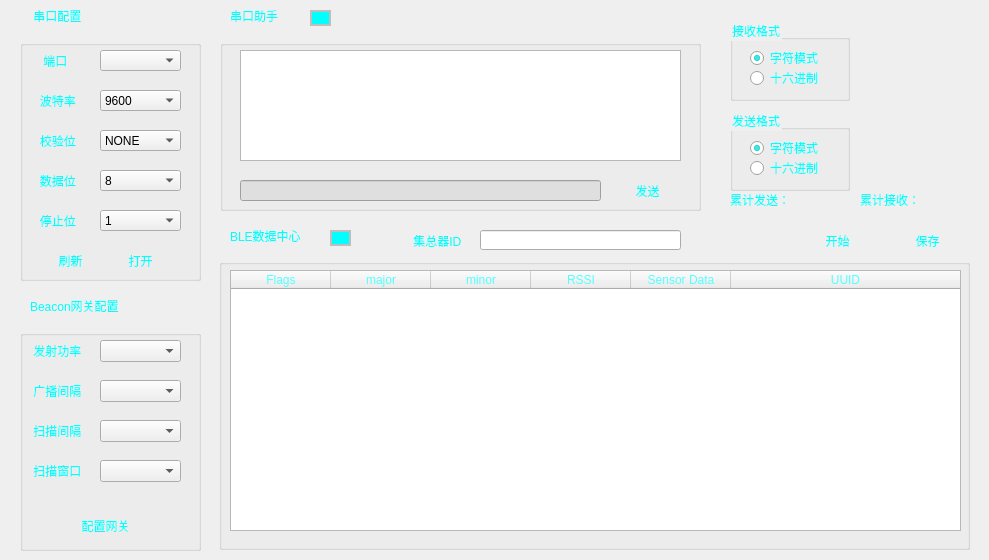
   <widget class="QWidget" name="page1">
    <widget class="QGroupBox" name="groupBox1">
     <property name="geometry">
      <rect>
       <x>20</x>
       <y>40</y>
       <width>181</width>
       <height>241</height>
      </rect>
     </property>
     <property name="styleSheet">
      <string notr="true"/>
     </property>
     <property name="title">
      <string/>
     </property>
     <widget class="QLabel" name="label">
      <property name="geometry">
       <rect>
        <x>10</x>
        <y>10</y>
        <width>71</width>
        <height>21</height>
       </rect>
      </property>
      <property name="styleSheet">
       <string notr="true">
font: 75 10pt &quot;微软雅黑&quot;;

color: rgb(0, 255, 255);</string>
      </property>
      <property name="text">
       <string>    端口</string>
      </property>
     </widget>
     <widget class="QLabel" name="label_2">
      <property name="geometry">
       <rect>
        <x>10</x>
        <y>50</y>
        <width>71</width>
        <height>21</height>
       </rect>
      </property>
      <property name="styleSheet">
       <string notr="true">
font: 75 10pt &quot;微软雅黑&quot;;

color: rgb(0, 255, 255);</string>
      </property>
      <property name="text">
       <string>   波特率</string>
      </property>
     </widget>
     <widget class="QLabel" name="label_3">
      <property name="geometry">
       <rect>
        <x>10</x>
        <y>90</y>
        <width>71</width>
        <height>21</height>
       </rect>
      </property>
      <property name="styleSheet">
       <string notr="true">
font: 75 10pt &quot;微软雅黑&quot;;

color: rgb(0, 255, 255);</string>
      </property>
      <property name="text">
       <string>   校验位</string>
      </property>
     </widget>
     <widget class="QLabel" name="label_4">
      <property name="geometry">
       <rect>
        <x>10</x>
        <y>130</y>
        <width>71</width>
        <height>21</height>
       </rect>
      </property>
      <property name="styleSheet">
       <string notr="true">
font: 75 10pt &quot;微软雅黑&quot;;

color: rgb(0, 255, 255);</string>
      </property>
      <property name="text">
       <string>   数据位</string>
      </property>
     </widget>
     <widget class="QLabel" name="label_9">
      <property name="geometry">
       <rect>
        <x>10</x>
        <y>170</y>
        <width>71</width>
        <height>21</height>
       </rect>
      </property>
      <property name="styleSheet">
       <string notr="true">
font: 75 10pt &quot;微软雅黑&quot;;
color: rgb(0, 255, 255);</string>
      </property>
      <property name="text">
       <string>   停止位</string>
      </property>
     </widget>
     <widget class="QComboBox" name="comboBox_serialport">
      <property name="geometry">
       <rect>
        <x>80</x>
        <y>10</y>
        <width>81</width>
        <height>21</height>
       </rect>
      </property>
      <property name="styleSheet">
       <string notr="true">
selection-color: rgb(85, 170, 255);
selection-background-color: rgb(40, 40, 40);</string>
      </property>
     </widget>
     <widget class="QComboBox" name="comboBox_baund">
      <property name="geometry">
       <rect>
        <x>80</x>
        <y>50</y>
        <width>81</width>
        <height>21</height>
       </rect>
      </property>
      <property name="styleSheet">
       <string notr="true">
selection-color: rgb(85, 170, 255);
selection-background-color: rgb(40, 40, 40);</string>
      </property>
      <property name="currentIndex">
       <number>3</number>
      </property>
      <item>
       <property name="text">
        <string>1200</string>
       </property>
      </item>
      <item>
       <property name="text">
        <string>2400</string>
       </property>
      </item>
      <item>
       <property name="text">
        <string>4800</string>
       </property>
      </item>
      <item>
       <property name="text">
        <string>9600</string>
       </property>
      </item>
      <item>
       <property name="text">
        <string>19200</string>
       </property>
      </item>
      <item>
       <property name="text">
        <string>38400</string>
       </property>
      </item>
      <item>
       <property name="text">
        <string>57600</string>
       </property>
      </item>
      <item>
       <property name="text">
        <string>115200</string>
       </property>
      </item>
     </widget>
     <widget class="QComboBox" name="comboBox_checkbit">
      <property name="geometry">
       <rect>
        <x>80</x>
        <y>90</y>
        <width>81</width>
        <height>21</height>
       </rect>
      </property>
      <property name="styleSheet">
       <string notr="true">selection-color: rgb(85, 170, 255);
selection-background-color: rgb(40, 40, 40);</string>
      </property>
      <item>
       <property name="text">
        <string>NONE</string>
       </property>
      </item>
      <item>
       <property name="text">
        <string>ODD</string>
       </property>
      </item>
      <item>
       <property name="text">
        <string>EVE</string>
       </property>
      </item>
     </widget>
     <widget class="QComboBox" name="comboBox_databit">
      <property name="geometry">
       <rect>
        <x>80</x>
        <y>130</y>
        <width>81</width>
        <height>21</height>
       </rect>
      </property>
      <property name="styleSheet">
       <string notr="true">selection-color: rgb(85, 170, 255);
selection-background-color: rgb(40, 40, 40);</string>
      </property>
      <item>
       <property name="text">
        <string>8</string>
       </property>
      </item>
      <item>
       <property name="text">
        <string>7</string>
       </property>
      </item>
      <item>
       <property name="text">
        <string>6</string>
       </property>
      </item>
     </widget>
     <widget class="QComboBox" name="comboBox_stopbit">
      <property name="geometry">
       <rect>
        <x>80</x>
        <y>170</y>
        <width>81</width>
        <height>21</height>
       </rect>
      </property>
      <property name="styleSheet">
       <string notr="true">selection-color: rgb(85, 170, 255);
selection-background-color: rgb(40, 40, 40);</string>
      </property>
      <property name="currentIndex">
       <number>1</number>
      </property>
      <item>
       <property name="text">
        <string>0</string>
       </property>
      </item>
      <item>
       <property name="text">
        <string>1</string>
       </property>
      </item>
      <item>
       <property name="text">
        <string>2</string>
       </property>
      </item>
     </widget>
     <widget class="QPushButton" name="pushButton_refresh">
      <property name="geometry">
       <rect>
        <x>20</x>
        <y>210</y>
        <width>61</width>
        <height>21</height>
       </rect>
      </property>
      <property name="styleSheet">
       <string notr="true">font: 75 10pt &quot;微软雅黑&quot;;


color: rgb(0, 255, 255);</string>
      </property>
      <property name="text">
       <string>刷新</string>
      </property>
      <property name="flat">
       <bool>true</bool>
      </property>
     </widget>
     <widget class="QPushButton" name="pushButton_openserial">
      <property name="geometry">
       <rect>
        <x>90</x>
        <y>210</y>
        <width>61</width>
        <height>21</height>
       </rect>
      </property>
      <property name="styleSheet">
       <string notr="true">font: 75 10pt &quot;微软雅黑&quot;;

color: rgb(0, 255, 255);</string>
      </property>
      <property name="text">
       <string>打开</string>
      </property>
      <property name="flat">
       <bool>true</bool>
      </property>
     </widget>
    </widget>
    <widget class="QLabel" name="label_5">
     <property name="geometry">
      <rect>
       <x>230</x>
       <y>0</y>
       <width>81</width>
       <height>31</height>
      </rect>
     </property>
     <property name="styleSheet">
      <string notr="true">
font: 75 12pt &quot;微软雅黑&quot;;

color: rgb(0, 255, 255);
</string>
     </property>
     <property name="text">
      <string>串口助手</string>
     </property>
    </widget>
    <widget class="QLabel" name="label_10">
     <property name="geometry">
      <rect>
       <x>30</x>
       <y>290</y>
       <width>171</width>
       <height>31</height>
      </rect>
     </property>
     <property name="styleSheet">
      <string notr="true">
font: 75 12pt &quot;微软雅黑&quot;;

color: rgb(0, 255, 255);</string>
     </property>
     <property name="text">
      <string>Beacon网关配置</string>
     </property>
    </widget>
    <widget class="QLabel" name="label_11">
     <property name="geometry">
      <rect>
       <x>20</x>
       <y>0</y>
       <width>121</width>
       <height>31</height>
      </rect>
     </property>
     <property name="styleSheet">
      <string notr="true">

font: 75 12pt &quot;微软雅黑&quot;;

color: rgb(0, 255, 255);</string>
     </property>
     <property name="text">
      <string>    串口配置</string>
     </property>
    </widget>
    <widget class="QLabel" name="label_12">
     <property name="geometry">
      <rect>
       <x>230</x>
       <y>220</y>
       <width>111</width>
       <height>31</height>
      </rect>
     </property>
     <property name="styleSheet">
      <string notr="true">
font: 75 12pt &quot;微软雅黑&quot;;

color: rgb(0, 255, 255);</string>
     </property>
     <property name="text">
      <string>BLE数据中心</string>
     </property>
    </widget>
    <widget class="QLabel" name="label_14">
     <property name="geometry">
      <rect>
       <x>400</x>
       <y>230</y>
       <width>81</width>
       <height>21</height>
      </rect>
     </property>
     <property name="styleSheet">
      <string notr="true">
font: 75 10pt &quot;微软雅黑&quot;;

color: rgb(0, 255, 255);</string>
     </property>
     <property name="text">
      <string>    集总器ID</string>
     </property>
    </widget>
    <widget class="QLineEdit" name="lineEdit_collectorID1">
     <property name="geometry">
      <rect>
       <x>480</x>
       <y>230</y>
       <width>201</width>
       <height>20</height>
      </rect>
     </property>
     <property name="styleSheet">
      <string notr="true">border-image: url(:/images/back/back10.jpg);
color: rgb(0, 255, 255);
font: 9pt &quot;微软雅黑&quot;;</string>
     </property>
     <property name="text">
      <string/>
     </property>
    </widget>
    <widget class="QGroupBox" name="groupBox2">
     <property name="geometry">
      <rect>
       <x>20</x>
       <y>330</y>
       <width>181</width>
       <height>221</height>
      </rect>
     </property>
     <property name="styleSheet">
      <string notr="true"/>
     </property>
     <property name="title">
      <string/>
     </property>
     <widget class="QComboBox" name="comboBox_power1">
      <property name="geometry">
       <rect>
        <x>80</x>
        <y>10</y>
        <width>81</width>
        <height>22</height>
       </rect>
      </property>
      <property name="styleSheet">
       <string notr="true">selection-color: rgb(85, 170, 255);
selection-background-color: rgb(40, 40, 40);</string>
      </property>
     </widget>
     <widget class="QLabel" name="label_13">
      <property name="geometry">
       <rect>
        <x>10</x>
        <y>10</y>
        <width>71</width>
        <height>21</height>
       </rect>
      </property>
      <property name="styleSheet">
       <string notr="true">
font: 75 10pt &quot;微软雅黑&quot;;

color: rgb(0, 255, 255);</string>
      </property>
      <property name="text">
       <string> 发射功率</string>
      </property>
     </widget>
     <widget class="QPushButton" name="pushButton_startCollector">
      <property name="geometry">
       <rect>
        <x>10</x>
        <y>180</y>
        <width>151</width>
        <height>31</height>
       </rect>
      </property>
      <property name="styleSheet">
       <string notr="true">font: 75 10pt &quot;微软雅黑&quot;;

color: rgb(0, 255, 255);</string>
      </property>
      <property name="text">
       <string>配置网关</string>
      </property>
      <property name="flat">
       <bool>true</bool>
      </property>
     </widget>
     <widget class="QLabel" name="label_15">
      <property name="geometry">
       <rect>
        <x>10</x>
        <y>50</y>
        <width>71</width>
        <height>21</height>
       </rect>
      </property>
      <property name="styleSheet">
       <string notr="true">
font: 75 10pt &quot;微软雅黑&quot;;

color: rgb(0, 255, 255);</string>
      </property>
      <property name="text">
       <string> 广播间隔</string>
      </property>
     </widget>
     <widget class="QComboBox" name="comboBox_power1_2">
      <property name="geometry">
       <rect>
        <x>80</x>
        <y>50</y>
        <width>81</width>
        <height>22</height>
       </rect>
      </property>
      <property name="styleSheet">
       <string notr="true">selection-color: rgb(85, 170, 255);
selection-background-color: rgb(40, 40, 40);</string>
      </property>
     </widget>
     <widget class="QLabel" name="label_30">
      <property name="geometry">
       <rect>
        <x>10</x>
        <y>90</y>
        <width>71</width>
        <height>21</height>
       </rect>
      </property>
      <property name="styleSheet">
       <string notr="true">
font: 75 10pt &quot;微软雅黑&quot;;

color: rgb(0, 255, 255);</string>
      </property>
      <property name="text">
       <string> 扫描间隔</string>
      </property>
     </widget>
     <widget class="QComboBox" name="comboBox_power1_3">
      <property name="geometry">
       <rect>
        <x>80</x>
        <y>90</y>
        <width>81</width>
        <height>22</height>
       </rect>
      </property>
      <property name="styleSheet">
       <string notr="true">selection-color: rgb(85, 170, 255);
selection-background-color: rgb(40, 40, 40);</string>
      </property>
     </widget>
     <widget class="QLabel" name="label_31">
      <property name="geometry">
       <rect>
        <x>10</x>
        <y>130</y>
        <width>71</width>
        <height>21</height>
       </rect>
      </property>
      <property name="styleSheet">
       <string notr="true">
font: 75 10pt &quot;微软雅黑&quot;;
color: rgb(0, 255, 255);</string>
      </property>
      <property name="text">
       <string> 扫描窗口</string>
      </property>
     </widget>
     <widget class="QComboBox" name="comboBox_power1_4">
      <property name="geometry">
       <rect>
        <x>80</x>
        <y>130</y>
        <width>81</width>
        <height>22</height>
       </rect>
      </property>
      <property name="styleSheet">
       <string notr="true">selection-color: rgb(85, 170, 255);
selection-background-color: rgb(40, 40, 40);</string>
      </property>
     </widget>
    </widget>
    <widget class="QTableWidget" name="tableWidget_BLE1">
     <property name="geometry">
      <rect>
       <x>230</x>
       <y>270</y>
       <width>731</width>
       <height>261</height>
      </rect>
     </property>
     <property name="mouseTracking">
      <bool>false</bool>
     </property>
     <property name="styleSheet">
      <string notr="true">font: 10pt &quot;微软雅黑&quot;;

color: rgb(85, 255, 255);
gridline-color: rgb(85, 170, 255);
border-image: url(:/images/back/back10.jpg);</string>
     </property>
     <property name="inputMethodHints">
      <set>Qt::ImhNone</set>
     </property>
     <attribute name="horizontalHeaderVisible">
      <bool>true</bool>
     </attribute>
     <attribute name="horizontalHeaderCascadingSectionResizes">
      <bool>false</bool>
     </attribute>
     <attribute name="horizontalHeaderDefaultSectionSize">
      <number>100</number>
     </attribute>
     <attribute name="horizontalHeaderShowSortIndicator" stdset="0">
      <bool>false</bool>
     </attribute>
     <attribute name="horizontalHeaderStretchLastSection">
      <bool>true</bool>
     </attribute>
     <attribute name="verticalHeaderCascadingSectionResizes">
      <bool>false</bool>
     </attribute>
     <attribute name="verticalHeaderStretchLastSection">
      <bool>false</bool>
     </attribute>
     <column>
      <property name="text">
       <string>Flags</string>
      </property>
     </column>
     <column>
      <property name="text">
       <string>major</string>
      </property>
     </column>
     <column>
      <property name="text">
       <string>minor</string>
      </property>
     </column>
     <column>
      <property name="text">
       <string>RSSI</string>
      </property>
     </column>
     <column>
      <property name="text">
       <string>Sensor Data</string>
      </property>
     </column>
     <column>
      <property name="text">
       <string>UUID</string>
      </property>
     </column>
    </widget>
    <widget class="QPushButton" name="pushButton_serialClear">
     <property name="geometry">
      <rect>
       <x>640</x>
       <y>10</y>
       <width>41</width>
       <height>31</height>
      </rect>
     </property>
     <property name="toolTip">
      <string>&lt;html&gt;&lt;head/&gt;&lt;body&gt;&lt;p&gt;&lt;span style=&quot; font-size:10pt;&quot;&gt;清空显示&lt;/span&gt;&lt;/p&gt;&lt;/body&gt;&lt;/html&gt;</string>
     </property>
     <property name="text">
      <string/>
     </property>
     <property name="icon">
      <iconset resource="res.qrc">
       <normaloff>:/images/btn/flush.png</normaloff>:/images/btn/flush.png</iconset>
     </property>
     <property name="iconSize">
      <size>
       <width>40</width>
       <height>40</height>
      </size>
     </property>
     <property name="shortcut">
      <string>Ctrl+R</string>
     </property>
     <property name="flat">
      <bool>true</bool>
     </property>
    </widget>
    <widget class="QPushButton" name="pushButton_startBLE1">
     <property name="geometry">
      <rect>
       <x>800</x>
       <y>230</y>
       <width>75</width>
       <height>21</height>
      </rect>
     </property>
     <property name="styleSheet">
      <string notr="true">font: 75 10pt &quot;微软雅黑&quot;;

color: rgb(0, 255, 255);</string>
     </property>
     <property name="text">
      <string>开始</string>
     </property>
     <property name="flat">
      <bool>true</bool>
     </property>
    </widget>
    <widget class="QPushButton" name="pushButton_saveBLE1">
     <property name="geometry">
      <rect>
       <x>890</x>
       <y>230</y>
       <width>75</width>
       <height>21</height>
      </rect>
     </property>
     <property name="styleSheet">
      <string notr="true">font: 75 10pt &quot;微软雅黑&quot;;

color: rgb(0, 255, 255);
</string>
     </property>
     <property name="text">
      <string>保存</string>
     </property>
     <property name="flat">
      <bool>true</bool>
     </property>
    </widget>
    <widget class="QGroupBox" name="groupBox">
     <property name="geometry">
      <rect>
       <x>730</x>
       <y>110</y>
       <width>120</width>
       <height>81</height>
      </rect>
     </property>
     <property name="styleSheet">
      <string notr="true">
font: 75 10pt &quot;微软雅黑&quot;;

color: rgb(0, 255, 255);</string>
     </property>
     <property name="title">
      <string>发送格式</string>
     </property>
     <widget class="QRadioButton" name="radioButton_sendChar">
      <property name="geometry">
       <rect>
        <x>20</x>
        <y>30</y>
        <width>81</width>
        <height>16</height>
       </rect>
      </property>
      <property name="text">
       <string>字符模式</string>
      </property>
      <property name="checked">
       <bool>true</bool>
      </property>
     </widget>
     <widget class="QRadioButton" name="radioButton_sendHex">
      <property name="geometry">
       <rect>
        <x>20</x>
        <y>50</y>
        <width>81</width>
        <height>16</height>
       </rect>
      </property>
      <property name="text">
       <string>十六进制</string>
      </property>
      <property name="checked">
       <bool>false</bool>
      </property>
     </widget>
    </widget>
    <widget class="QGroupBox" name="groupBox_2">
     <property name="geometry">
      <rect>
       <x>730</x>
       <y>20</y>
       <width>120</width>
       <height>81</height>
      </rect>
     </property>
     <property name="styleSheet">
      <string notr="true">
font: 75 10pt &quot;微软雅黑&quot;;

color: rgb(0, 255, 255);</string>
     </property>
     <property name="title">
      <string>接收格式</string>
     </property>
     <widget class="QRadioButton" name="radioButton_recvChar">
      <property name="geometry">
       <rect>
        <x>20</x>
        <y>30</y>
        <width>81</width>
        <height>16</height>
       </rect>
      </property>
      <property name="text">
       <string>字符模式</string>
      </property>
      <property name="checked">
       <bool>true</bool>
      </property>
     </widget>
     <widget class="QRadioButton" name="radioButton_recvHex">
      <property name="geometry">
       <rect>
        <x>20</x>
        <y>50</y>
        <width>81</width>
        <height>16</height>
       </rect>
      </property>
      <property name="text">
       <string>十六进制</string>
      </property>
     </widget>
    </widget>
    <widget class="QLabel" name="label_26">
     <property name="geometry">
      <rect>
       <x>860</x>
       <y>190</y>
       <width>60</width>
       <height>20</height>
      </rect>
     </property>
     <property name="styleSheet">
      <string notr="true">
font: 75 10pt &quot;微软雅黑&quot;;

color: rgb(0, 255, 255);</string>
     </property>
     <property name="text">
      <string>累计接收：</string>
     </property>
    </widget>
    <widget class="QLabel" name="label_24">
     <property name="geometry">
      <rect>
       <x>730</x>
       <y>190</y>
       <width>60</width>
       <height>20</height>
      </rect>
     </property>
     <property name="styleSheet">
      <string notr="true">
font: 75 10pt &quot;微软雅黑&quot;;

color: rgb(0, 255, 255);</string>
     </property>
     <property name="text">
      <string>累计发送：</string>
     </property>
    </widget>
    <widget class="QLabel" name="label_serialRecvNum">
     <property name="geometry">
      <rect>
       <x>920</x>
       <y>190</y>
       <width>60</width>
       <height>20</height>
      </rect>
     </property>
     <property name="styleSheet">
      <string notr="true">font: 10pt &quot;微软雅黑&quot;;
color: rgb(0, 255, 255);</string>
     </property>
     <property name="text">
      <string/>
     </property>
    </widget>
    <widget class="QLabel" name="label_serialSendNum">
     <property name="geometry">
      <rect>
       <x>800</x>
       <y>190</y>
       <width>60</width>
       <height>20</height>
      </rect>
     </property>
     <property name="styleSheet">
      <string notr="true">font: 10pt &quot;微软雅黑&quot;;
color: rgb(0, 255, 255);</string>
     </property>
     <property name="text">
      <string/>
     </property>
    </widget>
    <widget class="QLabel" name="label_logo">
     <property name="geometry">
      <rect>
       <x>870</x>
       <y>40</y>
       <width>101</width>
       <height>121</height>
      </rect>
     </property>
     <property name="styleSheet">
      <string notr="true"/>
     </property>
     <property name="text">
      <string/>
     </property>
    </widget>
    <widget class="QLabel" name="label_serialStatus">
     <property name="enabled">
      <bool>false</bool>
     </property>
     <property name="geometry">
      <rect>
       <x>310</x>
       <y>10</y>
       <width>21</width>
       <height>16</height>
      </rect>
     </property>
     <property name="styleSheet">
      <string notr="true">background-color: rgb(0, 255, 255);
</string>
     </property>
     <property name="frameShape">
      <enum>QFrame::WinPanel</enum>
     </property>
     <property name="frameShadow">
      <enum>QFrame::Plain</enum>
     </property>
     <property name="lineWidth">
      <number>1</number>
     </property>
     <property name="text">
      <string/>
     </property>
    </widget>
    <widget class="QLabel" name="label_BleStatus">
     <property name="enabled">
      <bool>false</bool>
     </property>
     <property name="geometry">
      <rect>
       <x>330</x>
       <y>230</y>
       <width>21</width>
       <height>16</height>
      </rect>
     </property>
     <property name="styleSheet">
      <string notr="true">background-color: rgb(0, 255, 255);</string>
     </property>
     <property name="frameShape">
      <enum>QFrame::WinPanel</enum>
     </property>
     <property name="frameShadow">
      <enum>QFrame::Plain</enum>
     </property>
     <property name="text">
      <string/>
     </property>
    </widget>
    <widget class="QGroupBox" name="groupBox_3">
     <property name="geometry">
      <rect>
       <x>220</x>
       <y>40</y>
       <width>481</width>
       <height>171</height>
      </rect>
     </property>
     <property name="title">
      <string/>
     </property>
     <widget class="QTextEdit" name="textEdit_recvSerial">
      <property name="geometry">
       <rect>
        <x>20</x>
        <y>10</y>
        <width>441</width>
        <height>111</height>
       </rect>
      </property>
      <property name="styleSheet">
       <string notr="true">border-image: url(:/images/back/back10.jpg);
color: rgb(0, 255, 255);
font: 9pt &quot;微软雅黑&quot;;</string>
      </property>
      <property name="frameShadow">
       <enum>QFrame::Sunken</enum>
      </property>
      <property name="html">
       <string>&lt;!DOCTYPE HTML PUBLIC &quot;-//W3C//DTD HTML 4.0//EN&quot; &quot;http://www.w3.org/TR/REC-html40/strict.dtd&quot;&gt;
&lt;html&gt;&lt;head&gt;&lt;meta name=&quot;qrichtext&quot; content=&quot;1&quot; /&gt;&lt;style type=&quot;text/css&quot;&gt;
p, li { white-space: pre-wrap; }
&lt;/style&gt;&lt;/head&gt;&lt;body style=&quot; font-family:'微软雅黑'; font-size:9pt; font-weight:400; font-style:normal;&quot;&gt;
&lt;p style=&quot;-qt-paragraph-type:empty; margin-top:0px; margin-bottom:0px; margin-left:0px; margin-right:0px; -qt-block-indent:0; text-indent:0px;&quot;&gt;&lt;br /&gt;&lt;/p&gt;&lt;/body&gt;&lt;/html&gt;</string>
      </property>
     </widget>
     <widget class="QLineEdit" name="lineEdit_sendSerial">
      <property name="geometry">
       <rect>
        <x>20</x>
        <y>140</y>
        <width>361</width>
        <height>21</height>
       </rect>
      </property>
      <property name="styleSheet">
       <string notr="true">background-color: rgb(223, 223, 223);
color: rgb(0, 0, 0);
font: 9pt &quot;微软雅黑&quot;;</string>
      </property>
      <property name="text">
       <string/>
      </property>
      <property name="cursorMoveStyle">
       <enum>Qt::LogicalMoveStyle</enum>
      </property>
      <property name="clearButtonEnabled">
       <bool>false</bool>
      </property>
     </widget>
     <widget class="QPushButton" name="pushButton_serialSend">
      <property name="geometry">
       <rect>
        <x>390</x>
        <y>140</y>
        <width>75</width>
        <height>21</height>
       </rect>
      </property>
      <property name="styleSheet">
       <string notr="true">font: 75 10pt &quot;微软雅黑&quot;;

color: rgb(0, 255, 255);</string>
      </property>
      <property name="text">
       <string>发送</string>
      </property>
      <property name="shortcut">
       <string>Return</string>
      </property>
      <property name="flat">
       <bool>true</bool>
      </property>
     </widget>
    </widget>
    <widget class="QGroupBox" name="groupBox_4">
     <property name="geometry">
      <rect>
       <x>219</x>
       <y>259</y>
       <width>751</width>
       <height>291</height>
      </rect>
     </property>
     <property name="title">
      <string/>
     </property>
    </widget>
    <widget class="QPushButton" name="pushButton_serialClear2">
     <property name="geometry">
      <rect>
       <x>750</x>
       <y>230</y>
       <width>41</width>
       <height>31</height>
      </rect>
     </property>
     <property name="toolTip">
      <string>&lt;html&gt;&lt;head/&gt;&lt;body&gt;&lt;p&gt;&lt;span style=&quot; font-size:10pt;&quot;&gt;清空显示&lt;/span&gt;&lt;/p&gt;&lt;/body&gt;&lt;/html&gt;</string>
     </property>
     <property name="text">
      <string/>
     </property>
     <property name="icon">
      <iconset resource="res.qrc">
       <normaloff>:/images/btn/flush.png</normaloff>:/images/btn/flush.png</iconset>
     </property>
     <property name="iconSize">
      <size>
       <width>40</width>
       <height>40</height>
      </size>
     </property>
     <property name="shortcut">
      <string>Ctrl+R</string>
     </property>
     <property name="flat">
      <bool>true</bool>
     </property>
    </widget>
    <zorder>groupBox_4</zorder>
    <zorder>groupBox_3</zorder>
    <zorder>groupBox1</zorder>
    <zorder>label_5</zorder>
    <zorder>label_10</zorder>
    <zorder>label_11</zorder>
    <zorder>label_12</zorder>
    <zorder>label_14</zorder>
    <zorder>lineEdit_collectorID1</zorder>
    <zorder>groupBox2</zorder>
    <zorder>tableWidget_BLE1</zorder>
    <zorder>pushButton_serialClear</zorder>
    <zorder>pushButton_startBLE1</zorder>
    <zorder>pushButton_saveBLE1</zorder>
    <zorder>groupBox</zorder>
    <zorder>groupBox_2</zorder>
    <zorder>label_26</zorder>
    <zorder>label_24</zorder>
    <zorder>label_serialRecvNum</zorder>
    <zorder>label_serialSendNum</zorder>
    <zorder>label_logo</zorder>
    <zorder>label_serialStatus</zorder>
    <zorder>label_BleStatus</zorder>
    <zorder>pushButton_serialClear2</zorder>
   </widget>
